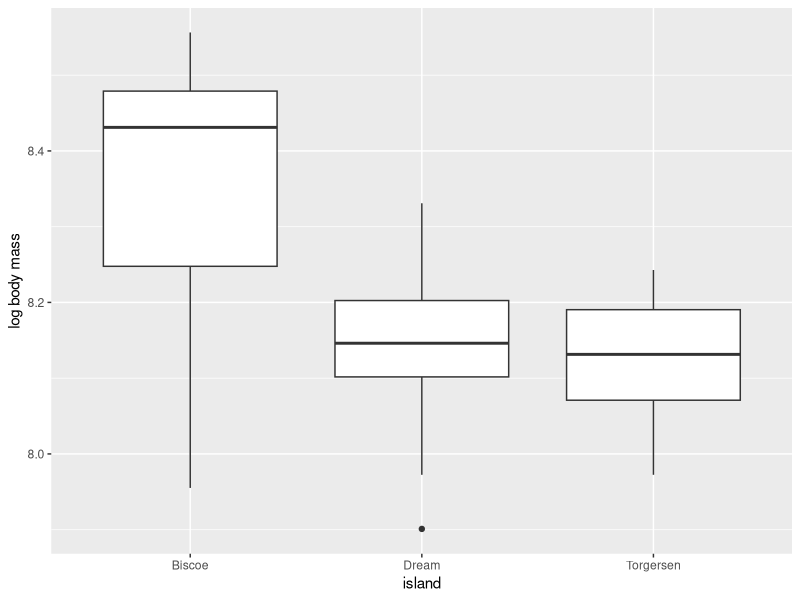
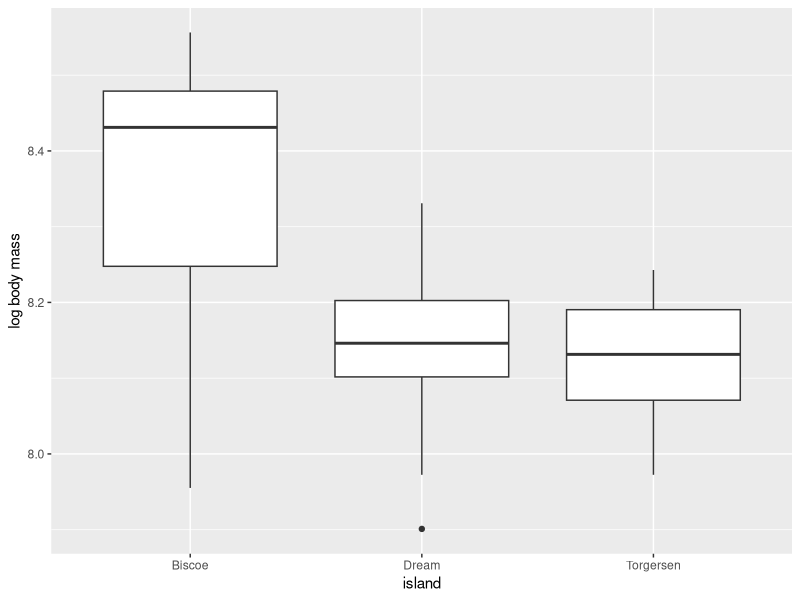

The R source for these figures, in order:
### Homework for 20230216 Penguin Plot using %>%  ######
### Library open ########
library(tidyverse)
library(palmerpenguins)
library(here)
library(ggplot2)
library()

#### Load Data ################

glimpse(penguins)

hollywood <- penguins%>%
  drop_na()%>%
  group_by(species, island, sex)%>%
  summarize(mean_body_mass_g = mean(body_mass_g, na.rm = TRUE),
            varience_body_mass = var(body_mass_g, na.rm = TRUE))


view(hollywood)





northridge <- penguins%>%
  drop_na()%>%
  filter(sex == "female")%>%
  mutate(log_body_mass_g = log(body_mass_g))%>%
  select(species, island, sex, log_body_mass_g)

ggplot(data = northridge, 
       mapping = aes(x=island, 
                     y =log_body_mass_g)) +
  geom_boxplot() +
  labs(x="island",
       y="log body mass")

ggsave(here("Homework","output","Island_and_log_body_mass_output.png"))



northridge
